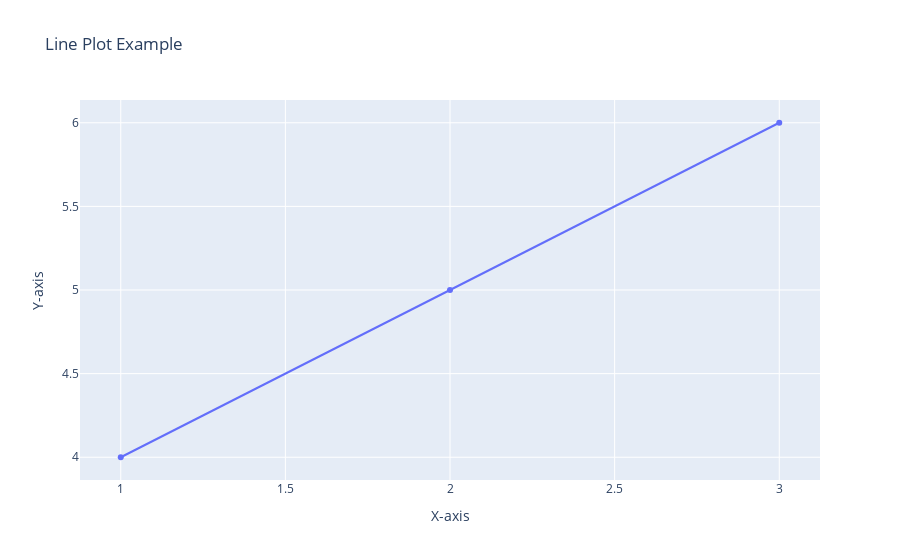

Here is the notebook cell this chart was saved with:
### Markdown cell above
**Line plot**
This is line plot using variables x and y.

### Code cell
import plotly.graph_objects as go

fig = go.Figure(data=go.Scatter(x=[1, 2, 3], y=[4, 5, 6]))
fig.update_layout(title='Line Plot Example', xaxis_title='X-axis', yaxis_title='Y-axis')
fig.show()

### Figure 1 — Plotly figure (JSON) as saved in the notebook; plotly's stock layout.template omitted (floating-point values rounded to 4 significant figures)
{"data": [{"type": "scatter", "x": [1, 2, 3], "y": [4, 5, 6]}], "layout": {"title": {"text": "Line Plot Example"}, "xaxis": {"title": {"text": "X-axis"}}, "yaxis": {"title": {"text": "Y-axis"}}}}
